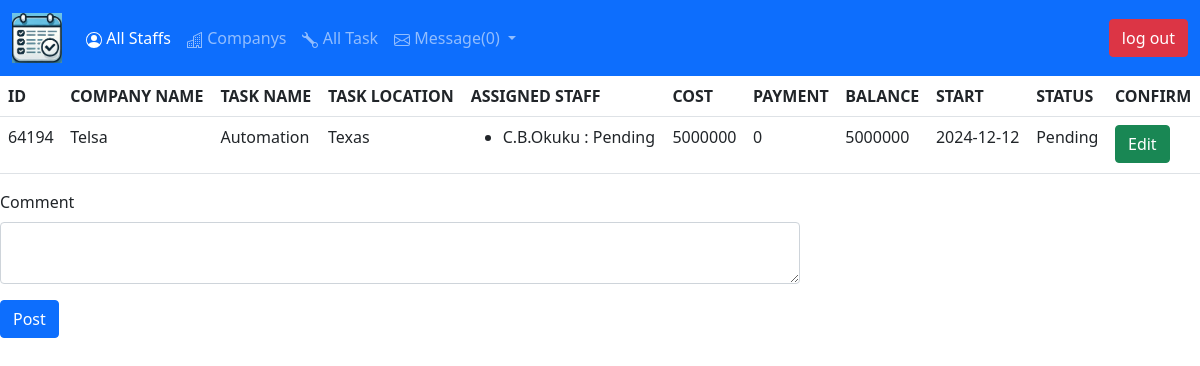
The app's page /task_details/1 (signed in), older data.
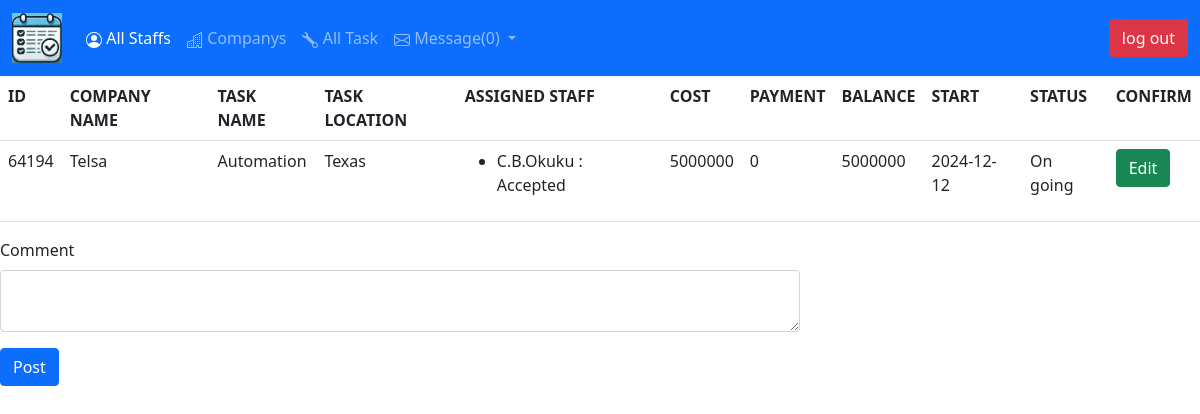
The same page, newer data.
### main.py (models this page shows)
class User(db.Model, UserMixin):
    __tablename__ = 'users'
    id = db.Column(db.Integer, primary_key=True)
    email = db.Column(db.String(30), unique=True, nullable=False)
    position = db.Column(db.String(30),  nullable=False)
    privilege = db.Column(db.String(30),  nullable=False)
    first_name = db.Column(db.String(30),  nullable=False)
    middle_name = db.Column(db.String(30))
    last_name = db.Column(db.String(30),  nullable=False)
    id_name = db.Column(db.String(30),  nullable=False)
    picture = db.Column(db.String(30), default='profilepic.png')
    password = db.Column(db.String(300), nullable=False)
    calendar = relationship("Calendar", back_populates='staff', lazy='subquery')
    contract = db.Column(db.String(30), nullable=False)
    pending = db.Column(db.String(30))
    working = db.Column(db.String(30))
    reject = db.Column(db.String(30))
    comment = relationship("Comment", back_populates='author_name', lazy='subquery')

class Task(db.Model):
    __tablename__ = "tasks"
    id = db.Column(db.Integer, primary_key=True)
    task_id = db.Column(db.String(30), nullable=False)
    location = db.Column(db.String(30), nullable=False)
    task_name = db.Column(db.String(30), nullable=False)
    status = db.Column(db.String(30), nullable=False)
    cost = db.Column(db.Integer)
    payment = db.Column(db.Integer)
    startDate= db.Column(db.String(300))
    stopDate = db.Column(db.String(300))
    staff_pending = db.Column(db.String(300))
    staff_accepted = db.Column(db.String(300))
    staff_rejected = db.Column(db.String(300))
    company_id = db.Column(db.Integer, db.ForeignKey('company.id'))
    company_name = relationship("Company", back_populates='task', lazy='subquery')
    comment = relationship("Comment", back_populates='task_name', lazy='subquery')

### main.py (the view, shortened to what this page needs)
@app.route("/task_details/<task_id>", methods=["GET", "POST"])
@login_required
@member_only
def taskDetails(task_id):
    task = db.get_or_404(Task, int(task_id))
    details = staff_stat(current_user)
    staff = []
    form = CommentForm()
    with app.app_context():
        posts = db.session.query(Comment).filter(Comment.task == task.id)
    if task.staff_accepted not in (None, "", ' '):
        ids = task.staff_accepted.split(",")
        ids = [tsk for tsk in ids if tsk.isnumeric()]
        for ppl in ids:
            staff.append({'name': db.get_or_404(User, int(ppl)).id_name, 'status': 'Accepted'})
    if task.staff_pending not in (None, "", ' '):
        ids = task.staff_pending.split(",")
        ids = [tsk for tsk in ids if tsk.isnumeric()]
        for ppl in ids:
            staff.append({'name': db.get_or_404(User, int(ppl)).id_name, 'status': 'Pending'})
    return render_template('taskDetails.html', details=details, task=task, posts=posts, db_head=db_head, task_id=task_id, staff=staff, form=form, num_mail=mail_counter())

### forms.py
class CommentForm(FlaskForm):
    comment = TextAreaField(label="Comment", validators=[DataRequired()])
    submit = SubmitField(label='Post')

### main.py (called while the page is built)
@login_manager.user_loader
def load_user(user_id):
    return db.get_or_404(User, user_id)

def mail_counter():
    messages = db.session.query(Messages).all()
    messages = [message for message in messages if message.receiver == current_user.id_name]
    messages = [message for message in messages if message.read is False]
    return len(messages)

def member_only(f):
    @wraps(f)
    def decorated_function(task_id):
        task = db.get_or_404(Task, int(task_id))
        if current_user.privilege != 'Administrator':
            if str(current_user.id) not in task.staff_accepted.split(','):
                return abort(403)
        return f(task_id)
    return decorated_function

### templates/taskDetails.html (shortened to what this page needs)
{% extends 'header.html' %}
    {% block content%}
    {% from 'bootstrap5/form.html' import render_form %}
    <table class="table table-hover">
        <tr>
        {% if current_user.id == 1 %}
            {% for details in db_head %}
                <th>{{details.upper()}}</th>
            {% endfor %}
        {% endif %}
        </tr>
        <tr>
                <td>{{task.task_id}}</td>
                <td>{{task.company_name.name.capitalize()}}</td>
                <td>{{task.task_name.capitalize()}}</td>
                <td>{{task.location}}</td>
                <td>
                    {% if staff|length == 0 %}
                        No staff assigned
                    {% elif staff|length > 0 %}
                        <ul>
                        {% for person in staff %}
                             <li>{{person['name']}} : {{person['status']}}</li>
                        {% endfor %}
                        </ul>
                    {% endif %}
                </td>
            {% if current_user.privilege == "Administrator" %}
                <td>{{task.cost}}</td>
                <td>{{task.payment}}</td>
                <td>{{task.cost - task.payment}}</td>
            {% endif %}
                <td>{{task.startDate}}</td>
                <td>{{task.status}}</td>
            {% if current_user.privilege == "Administrator" %}
                <td><a href="{{url_for('editTask',taskid=task_id)}}">
                    <button type="button" class="btn btn-success">Edit</button>
                </a></td>
            {% endif %}
        </tr>
    </table>
    <div class="col-8">
        {{render_form(form)}}
    </div>
{% endblock %}

Row changes from the older to the newer data that the page shows:
changed Task "Automation": status "Pending" → "On going"
changed User "C.B.Okuku": status "Pending" → "Accepted"
